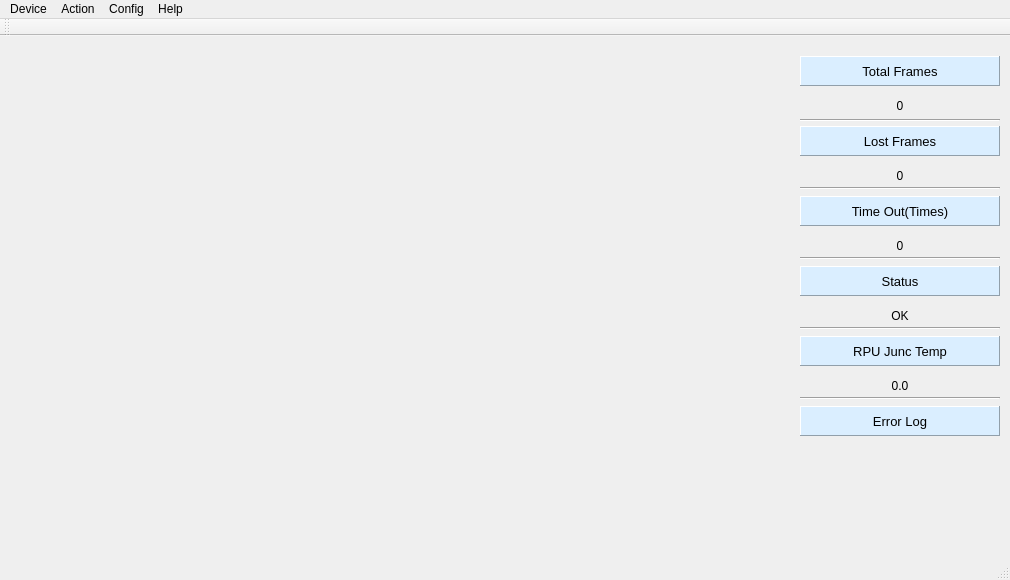
<?xml version="1.0" encoding="UTF-8"?>
<ui version="4.0">
 <class>MainWindow</class>
 <widget class="QMainWindow" name="MainWindow">
  <property name="geometry">
   <rect>
    <x>0</x>
    <y>0</y>
    <width>1010</width>
    <height>580</height>
   </rect>
  </property>
  <property name="minimumSize">
   <size>
    <width>1010</width>
    <height>580</height>
   </size>
  </property>
  <property name="maximumSize">
   <size>
    <width>1010</width>
    <height>580</height>
   </size>
  </property>
  <property name="mouseTracking">
   <bool>true</bool>
  </property>
  <property name="windowTitle">
   <string>AGV RD Monitor</string>
  </property>
  <property name="windowIcon">
   <iconset resource="icons.qrc">
    <normaloff>:/MainWindow/Resources/Monitor.png</normaloff>:/MainWindow/Resources/Monitor.png</iconset>
  </property>
  <widget class="QWidget" name="centralWidget">
   <widget class="QChartView" name="chartContainerwidget" native="true">
    <property name="geometry">
     <rect>
      <x>10</x>
      <y>20</y>
      <width>780</width>
      <height>480</height>
     </rect>
    </property>
    <property name="sizePolicy">
     <sizepolicy hsizetype="Expanding" vsizetype="Expanding">
      <horstretch>0</horstretch>
      <verstretch>0</verstretch>
     </sizepolicy>
    </property>
    <property name="mouseTracking">
     <bool>true</bool>
    </property>
   </widget>
   <widget class="QLabel" name="totalFrameLabel">
    <property name="geometry">
     <rect>
      <x>800</x>
      <y>60</y>
      <width>200</width>
      <height>20</height>
     </rect>
    </property>
    <property name="font">
     <font>
      <pointsize>9</pointsize>
      <underline>false</underline>
     </font>
    </property>
    <property name="frameShape">
     <enum>QFrame::NoFrame</enum>
    </property>
    <property name="text">
     <string>0</string>
    </property>
    <property name="alignment">
     <set>Qt::AlignCenter</set>
    </property>
   </widget>
   <widget class="QLabel" name="label_3">
    <property name="geometry">
     <rect>
      <x>800</x>
      <y>20</y>
      <width>200</width>
      <height>30</height>
     </rect>
    </property>
    <property name="font">
     <font>
      <pointsize>10</pointsize>
      <weight>50</weight>
      <bold>false</bold>
     </font>
    </property>
    <property name="autoFillBackground">
     <bool>false</bool>
    </property>
    <property name="styleSheet">
     <string notr="true">background-color: rgb(218, 238, 255);</string>
    </property>
    <property name="frameShape">
     <enum>QFrame::Panel</enum>
    </property>
    <property name="frameShadow">
     <enum>QFrame::Raised</enum>
    </property>
    <property name="text">
     <string>Total Frames</string>
    </property>
    <property name="textFormat">
     <enum>Qt::AutoText</enum>
    </property>
    <property name="alignment">
     <set>Qt::AlignCenter</set>
    </property>
   </widget>
   <widget class="QLabel" name="lostFrameLabel">
    <property name="geometry">
     <rect>
      <x>800</x>
      <y>130</y>
      <width>200</width>
      <height>20</height>
     </rect>
    </property>
    <property name="font">
     <font>
      <pointsize>9</pointsize>
     </font>
    </property>
    <property name="text">
     <string>0</string>
    </property>
    <property name="alignment">
     <set>Qt::AlignCenter</set>
    </property>
   </widget>
   <widget class="QLabel" name="label_4">
    <property name="geometry">
     <rect>
      <x>800</x>
      <y>230</y>
      <width>200</width>
      <height>30</height>
     </rect>
    </property>
    <property name="font">
     <font>
      <pointsize>10</pointsize>
     </font>
    </property>
    <property name="styleSheet">
     <string notr="true">background-color: rgb(218, 238, 255);</string>
    </property>
    <property name="frameShape">
     <enum>QFrame::Panel</enum>
    </property>
    <property name="frameShadow">
     <enum>QFrame::Raised</enum>
    </property>
    <property name="text">
     <string>Status</string>
    </property>
    <property name="alignment">
     <set>Qt::AlignCenter</set>
    </property>
   </widget>
   <widget class="QLabel" name="receiveStatusLabel">
    <property name="geometry">
     <rect>
      <x>800</x>
      <y>270</y>
      <width>200</width>
      <height>20</height>
     </rect>
    </property>
    <property name="font">
     <font>
      <pointsize>9</pointsize>
     </font>
    </property>
    <property name="text">
     <string>OK</string>
    </property>
    <property name="alignment">
     <set>Qt::AlignCenter</set>
    </property>
   </widget>
   <widget class="QLabel" name="timeOutLabel">
    <property name="geometry">
     <rect>
      <x>800</x>
      <y>200</y>
      <width>200</width>
      <height>20</height>
     </rect>
    </property>
    <property name="font">
     <font>
      <pointsize>9</pointsize>
     </font>
    </property>
    <property name="text">
     <string>0</string>
    </property>
    <property name="alignment">
     <set>Qt::AlignCenter</set>
    </property>
   </widget>
   <widget class="QLabel" name="label_2">
    <property name="geometry">
     <rect>
      <x>800</x>
      <y>370</y>
      <width>200</width>
      <height>30</height>
     </rect>
    </property>
    <property name="font">
     <font>
      <pointsize>10</pointsize>
     </font>
    </property>
    <property name="styleSheet">
     <string notr="true">background-color: rgb(218, 238, 255);</string>
    </property>
    <property name="frameShape">
     <enum>QFrame::Panel</enum>
    </property>
    <property name="frameShadow">
     <enum>QFrame::Raised</enum>
    </property>
    <property name="text">
     <string>Error Log</string>
    </property>
    <property name="alignment">
     <set>Qt::AlignCenter</set>
    </property>
   </widget>
   <widget class="QLabel" name="ntcLabel">
    <property name="geometry">
     <rect>
      <x>800</x>
      <y>340</y>
      <width>200</width>
      <height>20</height>
     </rect>
    </property>
    <property name="font">
     <font>
      <pointsize>9</pointsize>
     </font>
    </property>
    <property name="text">
     <string>0.0</string>
    </property>
    <property name="alignment">
     <set>Qt::AlignCenter</set>
    </property>
   </widget>
   <widget class="Line" name="line">
    <property name="geometry">
     <rect>
      <x>800</x>
      <y>82</y>
      <width>200</width>
      <height>5</height>
     </rect>
    </property>
    <property name="orientation">
     <enum>Qt::Horizontal</enum>
    </property>
   </widget>
   <widget class="QLabel" name="label_5">
    <property name="geometry">
     <rect>
      <x>800</x>
      <y>90</y>
      <width>200</width>
      <height>30</height>
     </rect>
    </property>
    <property name="font">
     <font>
      <pointsize>10</pointsize>
      <weight>50</weight>
      <bold>false</bold>
     </font>
    </property>
    <property name="styleSheet">
     <string notr="true">background-color: rgb(218, 238, 255);</string>
    </property>
    <property name="frameShape">
     <enum>QFrame::Panel</enum>
    </property>
    <property name="frameShadow">
     <enum>QFrame::Raised</enum>
    </property>
    <property name="text">
     <string>Lost Frames</string>
    </property>
    <property name="textFormat">
     <enum>Qt::AutoText</enum>
    </property>
    <property name="alignment">
     <set>Qt::AlignCenter</set>
    </property>
   </widget>
   <widget class="Line" name="line_2">
    <property name="geometry">
     <rect>
      <x>800</x>
      <y>150</y>
      <width>200</width>
      <height>5</height>
     </rect>
    </property>
    <property name="orientation">
     <enum>Qt::Horizontal</enum>
    </property>
   </widget>
   <widget class="QLabel" name="label_6">
    <property name="geometry">
     <rect>
      <x>800</x>
      <y>160</y>
      <width>200</width>
      <height>30</height>
     </rect>
    </property>
    <property name="font">
     <font>
      <pointsize>10</pointsize>
      <weight>50</weight>
      <bold>false</bold>
     </font>
    </property>
    <property name="styleSheet">
     <string notr="true">background-color: rgb(218, 238, 255);</string>
    </property>
    <property name="frameShape">
     <enum>QFrame::Panel</enum>
    </property>
    <property name="frameShadow">
     <enum>QFrame::Raised</enum>
    </property>
    <property name="text">
     <string>Time Out(Times)</string>
    </property>
    <property name="textFormat">
     <enum>Qt::AutoText</enum>
    </property>
    <property name="alignment">
     <set>Qt::AlignCenter</set>
    </property>
   </widget>
   <widget class="Line" name="line_3">
    <property name="geometry">
     <rect>
      <x>800</x>
      <y>220</y>
      <width>200</width>
      <height>5</height>
     </rect>
    </property>
    <property name="orientation">
     <enum>Qt::Horizontal</enum>
    </property>
   </widget>
   <widget class="Line" name="line_4">
    <property name="geometry">
     <rect>
      <x>800</x>
      <y>290</y>
      <width>200</width>
      <height>5</height>
     </rect>
    </property>
    <property name="orientation">
     <enum>Qt::Horizontal</enum>
    </property>
   </widget>
   <widget class="QLabel" name="label_7">
    <property name="geometry">
     <rect>
      <x>800</x>
      <y>300</y>
      <width>200</width>
      <height>30</height>
     </rect>
    </property>
    <property name="font">
     <font>
      <pointsize>10</pointsize>
     </font>
    </property>
    <property name="styleSheet">
     <string notr="true">background-color: rgb(218, 238, 255);</string>
    </property>
    <property name="frameShape">
     <enum>QFrame::Panel</enum>
    </property>
    <property name="frameShadow">
     <enum>QFrame::Raised</enum>
    </property>
    <property name="text">
     <string>RPU Junc Temp</string>
    </property>
    <property name="alignment">
     <set>Qt::AlignCenter</set>
    </property>
   </widget>
   <widget class="Line" name="line_5">
    <property name="geometry">
     <rect>
      <x>800</x>
      <y>360</y>
      <width>200</width>
      <height>5</height>
     </rect>
    </property>
    <property name="orientation">
     <enum>Qt::Horizontal</enum>
    </property>
   </widget>
  </widget>
  <widget class="QMenuBar" name="menuBar">
   <property name="geometry">
    <rect>
     <x>0</x>
     <y>0</y>
     <width>1010</width>
     <height>23</height>
    </rect>
   </property>
   <widget class="QMenu" name="menuDevice">
    <property name="title">
     <string>Device</string>
    </property>
    <addaction name="actionOpen"/>
    <addaction name="separator"/>
    <addaction name="actionClose"/>
   </widget>
   <widget class="QMenu" name="menuAction">
    <property name="title">
     <string>Action</string>
    </property>
    <addaction name="actionStart"/>
    <addaction name="actionStop"/>
    <addaction name="separator"/>
    <addaction name="actionWms"/>
   </widget>
   <widget class="QMenu" name="menuHelp">
    <property name="title">
     <string>Help</string>
    </property>
    <addaction name="actionChangeLog"/>
    <addaction name="actionAbout"/>
   </widget>
   <widget class="QMenu" name="menuConfig">
    <property name="title">
     <string>Config</string>
    </property>
    <addaction name="actionParameter"/>
    <addaction name="actionReverse"/>
   </widget>
   <addaction name="menuDevice"/>
   <addaction name="menuAction"/>
   <addaction name="menuConfig"/>
   <addaction name="menuHelp"/>
  </widget>
  <widget class="QToolBar" name="mainToolBar">
   <attribute name="toolBarArea">
    <enum>TopToolBarArea</enum>
   </attribute>
   <attribute name="toolBarBreak">
    <bool>false</bool>
   </attribute>
  </widget>
  <widget class="QStatusBar" name="statusBar"/>
  <action name="actionOpen">
   <property name="text">
    <string>Open</string>
   </property>
  </action>
  <action name="actionClose">
   <property name="text">
    <string>Close</string>
   </property>
  </action>
  <action name="actionStart">
   <property name="text">
    <string>MDI Start</string>
   </property>
  </action>
  <action name="actionRecord">
   <property name="text">
    <string>Record</string>
   </property>
  </action>
  <action name="actionStop">
   <property name="text">
    <string>MDI Stop</string>
   </property>
  </action>
  <action name="actionHelp">
   <property name="text">
    <string>Help</string>
   </property>
  </action>
  <action name="actionAbout">
   <property name="text">
    <string>About...</string>
   </property>
  </action>
  <action name="actionParameter">
   <property name="checkable">
    <bool>false</bool>
   </property>
   <property name="enabled">
    <bool>false</bool>
   </property>
   <property name="text">
    <string>Parameter</string>
   </property>
  </action>
  <action name="actionPlay">
   <property name="text">
    <string>Play</string>
   </property>
  </action>
  <action name="actionChangeLog">
   <property name="text">
    <string>ChangeLog...</string>
   </property>
  </action>
  <action name="actionWms">
   <property name="text">
    <string>WMS</string>
   </property>
  </action>
  <action name="actionReverse">
   <property name="checkable">
    <bool>true</bool>
   </property>
   <property name="text">
    <string>Reverse</string>
   </property>
  </action>
 </widget>
 <layoutdefault spacing="6" margin="11"/>
 <customwidgets>
  <customwidget>
   <class>QChartView</class>
   <extends>QWidget</extends>
   <header location="global">QChartView</header>
   <container>1</container>
  </customwidget>
 </customwidgets>
 <resources>
  <include location="icons.qrc"/>
 </resources>
 <connections/>
</ui>
